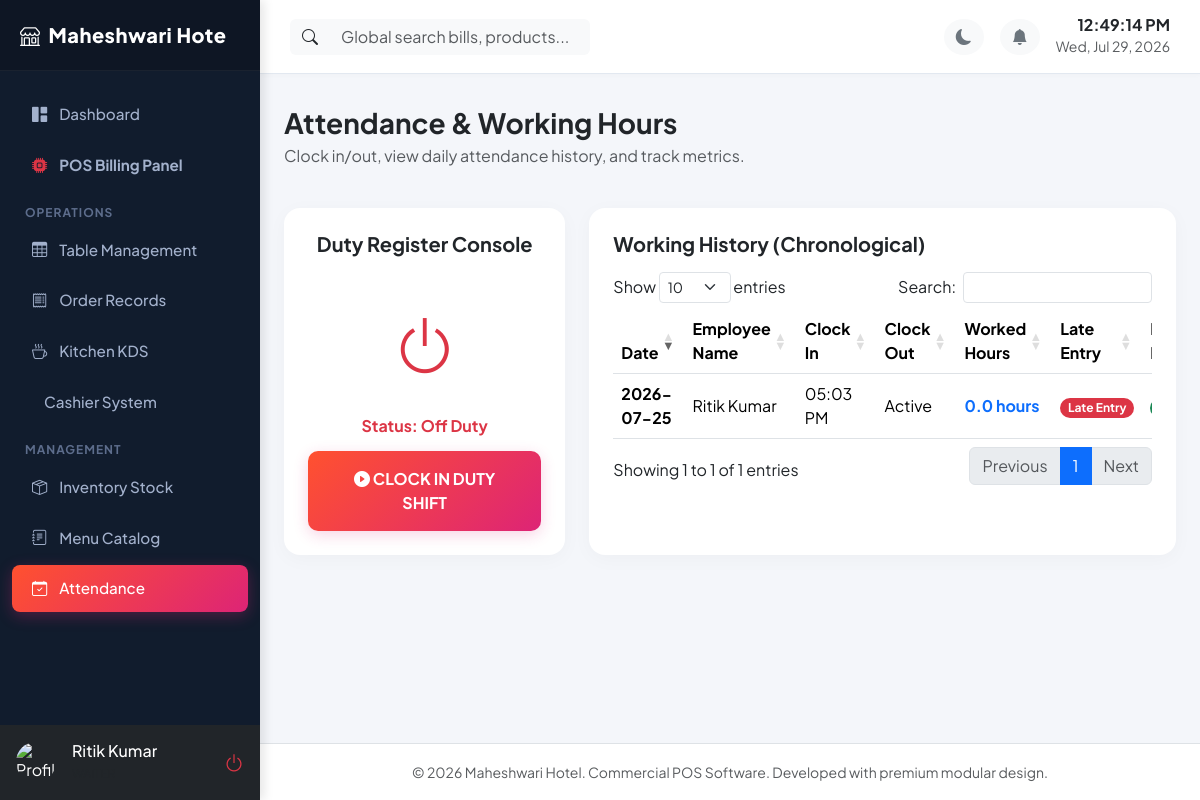
Screenshot of /attendance (signed in) with the database file from the repository.
### app/models/__init__.py (models this page shows, shortened)
class RestaurantSetting(db.Model):
    __tablename__ = 'restaurant_settings'
    id = db.Column(db.Integer, primary_key=True)
    key = db.Column(db.String(100), unique=True, nullable=False)
    value = db.Column(db.Text, nullable=True)

class User(db.Model, UserMixin):
    __tablename__ = 'users'
    id = db.Column(db.Integer, primary_key=True)
    employee_id = db.Column(db.String(50), unique=True, nullable=False)
    username = db.Column(db.String(80), unique=True, nullable=False)
    password_hash = db.Column(db.String(200), nullable=False)
    name = db.Column(db.String(120), nullable=False)
    email = db.Column(db.String(120), unique=True, nullable=True)
    mobile = db.Column(db.String(15), nullable=True)
    role = db.Column(db.String(50), nullable=False, default='Cashier') # Admin, Manager, Cashier, Waiter, Kitchen, Store Manager
    permissions = db.Column(db.Text, nullable=True) # JSON stored as string for custom permission flags
    status = db.Column(db.String(20), default='Active') # Active, Disabled
    photo = db.Column(db.String(250), nullable=True)
    joining_date = db.Column(db.Date, nullable=True)
    shift = db.Column(db.String(50), nullable=True) # Day, Night, Evening
    fingerprint_enabled = db.Column(db.Boolean, default=False)
    credentials = db.relationship('WebAuthnCredential', backref='user', lazy=True, cascade='all, delete-orphan')
    attendances = db.relationship('Attendance', backref='user', lazy=True, cascade='all, delete-orphan')
    activity_logs = db.relationship('ActivityLog', backref='user', lazy=True)
    def get_permissions_list(self):
        if not self.permissions:
            return []
        try:
            return json.loads(self.permissions)
        except:
            return []
    def has_permission(self, permission):
        if self.role == 'Admin':
            return True
        perms = self.get_permissions_list()
        return permission in perms

class Attendance(db.Model):
    __tablename__ = 'attendance'
    id = db.Column(db.Integer, primary_key=True)
    user_id = db.Column(db.Integer, db.ForeignKey('users.id', ondelete='CASCADE'), nullable=False)
    date = db.Column(db.Date, default=datetime.utcnow().date, nullable=False)
    clock_in = db.Column(db.DateTime, nullable=False)
    clock_out = db.Column(db.DateTime, nullable=True)
    working_hours = db.Column(db.Float, default=0.0) # hours
    late_entry = db.Column(db.Boolean, default=False)
    early_exit = db.Column(db.Boolean, default=False)
    status = db.Column(db.String(20), default='Present') # Present, Absent, Half Day

### app/routes/attendance.py (the view)
@attendance_bp.route('/attendance')
@login_required
@permission_required('attendance')
def index():
    today = date.today()
    if current_user.role == 'Admin':
        attendances = Attendance.query.filter_by(date=today).all()
    else:
        attendances = Attendance.query.filter_by(user_id=current_user.id).all()
    return render_template('attendance/history.html', attendances=attendances, today=today)

### app/utils/helpers.py (called while the page is built)
def get_setting(key, default=None):
    try:
        setting = RestaurantSetting.query.filter_by(key=key).first()
        if setting:
            return setting.value
        return default
    except Exception as e:
        print(f"Error fetching setting {key}: {e}")
        return default

### app/templates/attendance/history.html (shortened to what this page needs)
{% extends "base.html" %}
{% block content %}
<div class="d-flex align-items-center justify-content-between mb-4">
    <div>
        <h3 class="fw-bold mb-1">Attendance & Working Hours</h3>
        <p class="text-muted">Clock in/out, view daily attendance history, and track metrics.</p>
    </div>
</div>
<div class="row g-4 mb-4">
    <div class="col-md-4">
        <div class="card card-custom p-4 text-center h-100">
            <h5 class="fw-bold mb-3">Duty Register Console</h5>
            {% set today_attendance = attendances | selectattr("date", "equalto", today) | list %}
            {% if today_attendance %}
                {% set attendance_record = today_attendance[0] %}
                <div class="py-4">
                    <i class="bi bi-clock-history text-success" style="font-size: 4rem;"></i>
                </div>
                <h6 class="fw-bold text-success mb-1">Status: Active on Duty</h6>
                <p class="text-muted small">Clock In: {{ attendance_record.clock_in.strftime('%I:%M %p') }}</p>
                {% if attendance_record.clock_out %}
                <p class="text-muted small">Clock Out: {{ attendance_record.clock_out.strftime('%I:%M %p') }}</p>
                <div class="alert alert-secondary py-2 small mb-0 mt-3">Duty shifts concluded for today.</div>
                {% else %}
                <form action="{{ url_for('attendance.clock_out') }}" method="POST">
                    <button type="submit" class="btn btn-danger w-100 py-3 mt-3 fw-bold"><i class="bi bi-power"></i> concl. clock-out</button>
                </form>
                {% endif %}
            {% else %}
                <div class="py-4">
                    <i class="bi bi-power text-danger" style="font-size: 4rem;"></i>
                </div>
                <h6 class="fw-bold text-danger mb-3">Status: Off Duty</h6>
                <form action="{{ url_for('attendance.clock_in') }}" method="POST">
                    <button type="submit" class="btn btn-gradient w-100 py-3 fw-bold"><i class="bi bi-play-circle-fill"></i> CLOCK IN DUTY SHIFT</button>
                </form>
            {% endif %}
        </div>
    </div>
    <div class="col-md-8">
        <div class="card card-custom p-4 h-100">
            <h5 class="fw-bold mb-3">Working History (Chronological)</h5>
            <div class="table-responsive">
                <table class="table table-hover align-middle" id="attendance-list-table">
                    <thead>
                        <tr>
                            <th>Date</th>
                            <th>Employee Name</th>
                            <th>Clock In</th>
                            <th>Clock Out</th>
                            <th>Worked Hours</th>
                            <th>Late Entry</th>
                            <th>Early Exit</th>
                        </tr>
                    </thead>
                    <tbody>
                        {% for a in attendances %}
                        <tr>
                            <td><span class="fw-bold">{{ a.date.strftime('%Y-%m-%d') }}</span></td>
                            <td>{{ a.user.name }}</td>
                            <td>{{ a.clock_in.strftime('%I:%M %p') if a.clock_in else "N/A" }}</td>
                            <td>{{ a.clock_out.strftime('%I:%M %p') if a.clock_out else "Active" }}</td>
                            <td class="fw-bold text-primary">{{ a.working_hours or "0.0" }} hours</td>
                            <td>
                                {% if a.late_entry %}
                                <span class="badge bg-danger rounded-pill">Late Entry</span>
                                {% else %}
                                <span class="badge bg-success rounded-pill">On Time</span>
                                {% endif %}
                            </td>
                            <td>
                            </td>
                        </tr>
                        {% endfor %}
                    </tbody>
                </table>
            </div>
        </div>
    </div>
</div>
{% endblock %}

### app/templates/base.html (shortened to what this page needs)
<!DOCTYPE html>
<html lang="en" data-bs-theme="light">
<head>
    <link href="https://cdn.jsdelivr.net/npm/bootstrap@5.3.1/dist/css/bootstrap.min.css" rel="stylesheet">
    <link href="https://cdn.jsdelivr.net/npm/bootstrap-icons@1.10.5/font/bootstrap-icons.css" rel="stylesheet">
    <link href="https://cdn.jsdelivr.net/npm/sweetalert2@11.7.27/dist/sweetalert2.min.css" rel="stylesheet">
    <link href="https://cdn.datatables.net/1.13.6/css/dataTables.bootstrap5.min.css" rel="stylesheet">
</head>
<body>
    <div id="sidebar" class="d-flex flex-column">
        <div class="logo d-flex align-items-center justify-content-between">
            <span><i class="bi bi-shop me-2"></i>{{ restaurant_name[:15] }}</span>
        </div>
        <div class="flex-grow-1 mt-3">
            <a href="{{ url_for('dashboard.index') }}" class="nav-link {% if request.endpoint == 'dashboard.index' %}active{% endif %}">
                <i class="bi bi-grid-1x2-fill"></i> Dashboard
            </a>
            {% if current_user.has_permission('orders') %}
            <a href="{{ url_for('orders.pos_interface') }}" class="nav-link {% if request.endpoint == 'orders.pos_interface' %}active{% endif %}">
                <i class="bi bi-cpu-fill text-danger"></i> <b>POS Billing Panel</b>
            </a>
            {% endif %}
            <div class="nav-header">Operations</div>
            {% if current_user.has_permission('tables') %}
            <a href="{{ url_for('tables.layout') }}" class="nav-link {% if request.endpoint == 'tables.layout' %}active{% endif %}">
                <i class="bi bi-table"></i> Table Management
            </a>
            {% endif %}
            {% if current_user.has_permission('orders') %}
            <a href="{{ url_for('orders.list_orders') }}" class="nav-link {% if request.endpoint == 'orders.list_orders' %}active{% endif %}">
                <i class="bi bi-receipt"></i> Order Records
            </a>
            {% endif %}
            {% if current_user.has_permission('kitchen') %}
            <a href="{{ url_for('kitchen.display') }}" class="nav-link {% if request.endpoint == 'kitchen.display' %}active{% endif %}">
                <i class="bi bi-cup-hot"></i> Kitchen KDS
            </a>
            {% endif %}
            {% if current_user.has_permission('billing') %}
            <a href="{{ url_for('billing.index') }}" class="nav-link {% if request.endpoint == 'billing.index' %}active{% endif %}">
                 Cashier System
            </a>
            {% endif %}
            <div class="nav-header">Management</div>
            {% if current_user.has_permission('inventory') %}
            <a href="{{ url_for('inventory.index') }}" class="nav-link {% if 'inventory' in request.endpoint %}active{% endif %}">
                <i class="bi bi-box-seam"></i> Inventory Stock
            </a>
            {% endif %}
            {% if current_user.has_permission('menu') %}
            <a href="{{ url_for('menu.list_menu') }}" class="nav-link {% if 'menu' in request.endpoint %}active{% endif %}">
                <i class="bi bi-journal-text"></i> Menu Catalog
            </a>
            {% endif %}
            {% if current_user.has_permission('attendance') %}
            <a href="{{ url_for('attendance.index') }}" class="nav-link {% if 'attendance' in request.endpoint %}active{% endif %}">
                <i class="bi bi-calendar-check"></i> Attendance
            </a>
            {% endif %}
        </div>
        <div class="p-3 bg-dark d-flex align-items-center gap-3">
            <img src="{{ url_for('static', filename=current_user.photo if current_user.photo else 'uploads/profiles/default.png') }}" onerror="this.src='https://cdn-icons-png.flaticon.com/512/3135/3135715.png'" class="rounded-circle" width="40" height="40" alt="Profile">
            <div class="overflow-hidden">
                <h6 class="mb-0 text-white text-truncate">{{ current_user.name }}</h6>
                <small class="text-muted text-uppercase" style="font-size: 0.75rem;">{{ current_user.role }}</small>
            </div>
            <a href="{{ url_for('auth.logout') }}" class="text-danger ms-auto fs-5" title="Logout"><i class="bi bi-power"></i></a>
        </div>
    </div>
    <div id="content">
        <nav class="navbar navbar-expand navbar-main align-items-center justify-content-between">
            <div class="d-flex align-items-center gap-3">
                <div class="position-relative d-none d-md-block" style="width: 300px;">
                    <div class="input-group">
                        <span class="input-group-text bg-light border-0"><i class="bi bi-search"></i></span>
                        <input type="text" class="form-control bg-light border-0" id="global-search-input" placeholder="Global search bills, products...">
                    </div>
                </div>
            </div>
            <div class="d-flex align-items-center gap-3">
                <button class="btn btn-light rounded-circle border-0 text-secondary" id="theme-toggle-btn"><i class="bi bi-moon-fill"></i></button>
                <div class="dropdown">
                    <button class="btn btn-light rounded-circle border-0 text-secondary position-relative" type="button" data-bs-toggle="dropdown" aria-expanded="false" id="notif-dropdown-btn">
                        <i class="bi bi-bell-fill"></i>
                    </button>
                </div>
                <div class="text-end d-none d-sm-block">
                    <h6 class="mb-0 fw-bold" id="live-time">00:00:00</h6>
                    <small class="text-muted" id="live-date">July 24, 2026</small>
                </div>
            </div>
        </nav>
        <div class="container-fluid px-4 py-3 flex-grow-1">
            {% block content %}{% endblock %}
        </div>
        <footer class="bg-white py-3 border-top mt-auto text-center text-muted">
            <small>&copy; 2026 {{ restaurant_name }}. Commercial POS Software. Developed with premium modular design.</small>
        </footer>
    </div>
</body>
</html>

### app/templates/base.html (style rules this page uses)
:root { --primary-gradient: linear-gradient(135deg, #FF512F 0%, #DD2476 100%); --sidebar-width: 260px; --sidebar-bg: #111c2d; --font-family: 'Plus Jakarta Sans', sans-serif; }
body { font-family: var(--font-family); background-color: #f4f6fa; overflow-x: hidden; transition: background-color 0.3s ease, color 0.3s ease; }
#sidebar { width: var(--sidebar-width); min-width: var(--sidebar-width); background: var(--sidebar-bg); color: #fff; height: 100vh; position: fixed; top: 0; left: 0; display: flex; flex-direction: column; z-index:1000; overflow:hidden; box-shadow:4px 0 10px rgba(0,0,0,0.1); }
#sidebar > .flex-grow-1 { overflow-y:auto; min-height:0; }
#sidebar .logo { padding: 20px; background: rgba(0,0,0,0.2); font-size: 1.25rem; font-weight: 800; letter-spacing: 0.5px; border-bottom: 1px solid rgba(255,255,255,0.05); }
#sidebar .nav-link { color: #a3b1cc; padding: 12px 20px; font-weight: 500; font-size: 0.95rem; border-radius: 8px; margin: 4px 12px; display: flex; align-items: center; gap: 12px; transition: all 0.2s; }
#sidebar .nav-link:hover, #sidebar .nav-link.active { color: #fff; background: rgba(255, 255, 255, 0.08); }
#sidebar .nav-link.active { background: var(--primary-gradient); box-shadow: 0 4px 15px rgba(221, 36, 118, 0.3); }
#sidebar .nav-header { font-size: 0.75rem; text-transform: uppercase; letter-spacing: 1px; color: #5d6d8c; font-weight: 700; margin: 15px 25px 5px 25px; }
#content { margin-left: var(--sidebar-width); width: calc(100% - var(--sidebar-width)); transition: all 0.3s ease; min-height: 100vh; display: flex; flex-direction: column; }
.navbar-main { background-color: #fff; border-bottom: 1px solid #e2e8f0; padding: 15px 30px; position: sticky; top: 0; z-index: 999; box-shadow: 0 2px 4px rgba(0,0,0,0.02); }
.card-custom { border: none; border-radius: 16px; box-shadow: 0 4px 20px rgba(0, 0, 0, 0.03); transition: transform 0.2s ease, box-shadow 0.2s ease; background-color: #fff; }
.btn-gradient { background: var(--primary-gradient); color: #fff; border: none; font-weight: 600; border-radius: 10px; padding: 10px 24px; box-shadow: 0 4px 15px rgba(221, 36, 118, 0.2); transition: all 0.2s; }

### rows the page displays
RestaurantSetting: value "Maheshwari Hote", value "Maheshwari Hotel"
User: name "Ritik Kumar"
Attendance: date "2026-07-25", user.name "Ritik Kumar", clock_in "05:03 PM", clock_out "Active", working_hours "0.0", late_entry "Late Entry"
